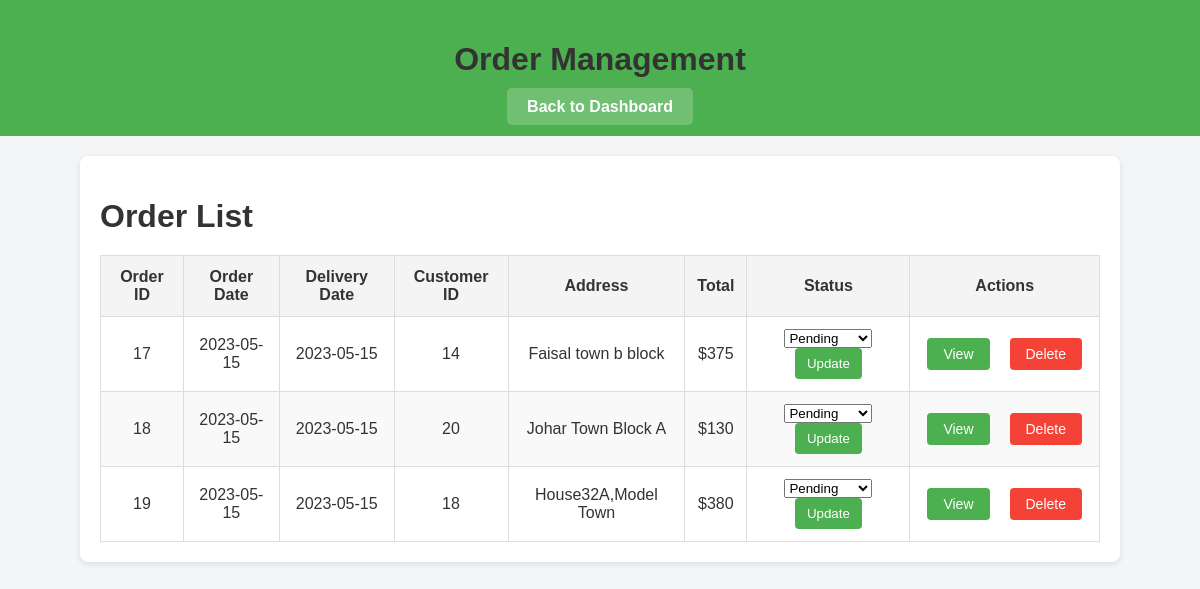
The page /website/order_management.php (signed in) on the database its author committed.
### tables this page shows
CREATE TABLE `orders` (
  `oid` int(11) NOT NULL,
  `dateod` date NOT NULL,
  `datedel` date DEFAULT NULL,
  `aid` int(11) NOT NULL,
  `address` varchar(255) NOT NULL,
  `city` varchar(50) NOT NULL,
  `country` varchar(100) NOT NULL,
  `account` char(16) DEFAULT NULL,
  `total` int(11) NOT NULL
);

### website/order_management.php (the view, shortened to what this page needs)
<?php
include("include/connect.php");
$result = mysqli_query($con, "SELECT oid, dateod, datedel, aid, address, total, status FROM orders");
?>
<!DOCTYPE html>
<html lang="en">
<head>
</head>
<body>
    <header>
        <h1>Order Management</h1>
        <div class="nav">
            <a href="dashboard.php">Back to Dashboard</a>
        </div>
    </header>
    <main>
        <h1>Order List</h1>
        <table>
            <thead>
                <tr>
                    <th>Order ID</th>
                    <th>Order Date</th>
                    <th>Delivery Date</th>
                    <th>Customer ID</th>
                    <th>Address</th>
                    <th>Total</th>
                    <th>Status</th>
                    <th>Actions</th>
                </tr>
            </thead>
            <tbody>
                <?php
                if (mysqli_num_rows($result) > 0) {
                    while ($row = mysqli_fetch_assoc($result)) {
                        $delivery_date = $row['datedel'] ?: 'Pending';
                        echo "<tr>
                            <td>{$row['oid']}</td>
                            <td>{$row['dateod']}</td>
                            <td>{$delivery_date}</td>
                            <td>{$row['aid']}</td>
                            <td>{$row['address']}</td>
                            <td>\${$row['total']}</td>
                            <td>
                                <form method='post' action='update_order_status.php'>
                                    <input type='hidden' name='order_id' value='{$row['oid']}'>
                                    <select name='status'>
                                        <option value='Pending' " . ($row['status'] == 'Pending' ? 'selected' : '') . ">Pending</option>
                                        <option value='Processing' " . ($row['status'] == 'Processing' ? 'selected' : '') . ">Processing</option>
                                        <option value='Shipped' " . ($row['status'] == 'Shipped' ? 'selected' : '') . ">Shipped</option>
                                        <option value='Delivered' " . ($row['status'] == 'Delivered' ? 'selected' : '') . ">Delivered</option>
                                    </select>
                                    <button type='submit' class='admin-btn'>Update</button>
                                </form>
                            </td>
                            <td>
                                <div class='action-buttons'>
                                    <a href='view_order.php?id={$row['oid']}' class='btn btn-view'>View</a>
                                      <a href='order_management.php?delete_id={$row['oid']}' class='btn btn-delete' onclick='return confirm(\"Are you sure you want to delete this order?\")'>Delete</a>
                                </div>
                            </td>
                        </tr>";
                    }
                } else {
                    echo "<tr><td colspan='8'>No orders found.</td></tr>";
                }
                ?>
            </tbody>
        </table>
    </main>
</body>
</html>

### website/order_management.php (style rules this page uses)
body { font-family: Arial, sans-serif; margin: 0; padding: 0; background-color: #f4f5f7; color: #333; }
header { background-color: #4CAF50; color: white; padding: 20px; text-align: center; }
header .nav { margin-top: 10px; }
header .nav a { text-decoration: none; color: white; padding: 10px 20px; background: rgba(255, 255, 255, 0.2); border-radius: 5px; font-weight: bold; margin: 0 5px; }
main { max-width: 1000px; margin: 20px auto; background: white; padding: 20px; border-radius: 8px; box-shadow: 0 2px 6px rgba(0, 0, 0, 0.1); }
h1 { margin-bottom: 20px; color: #333; }
table { width: 100%; border-collapse: collapse; margin-top: 20px; }
table, th, td { border: 1px solid #ddd; }
th, td { padding: 12px; text-align: center; }
th { background-color: #f4f4f4; }
tr:nth-child(even) { background-color: #f9f9f9; }
.btn { padding: 8px 16px; font-size: 14px; text-decoration: none; border-radius: 4px; display: inline-block; margin: 0 5px; }
.btn-view { background-color: #4CAF50; color: white; }
.btn-delete { background-color: #f44336; color: white; }
.action-buttons { display: flex; justify-content: center; gap: 10px; }
.admin-btn { padding: 8px 12px; background-color: #4CAF50; color: white; border: none; border-radius: 4px; cursor: pointer; }

### rows shown on the page
orders: oid "17", dateod "2023-05-15", datedel "2023-05-15", aid "14", address "Faisal town b block", total "375", status "Pending"
orders: oid "18", dateod "2023-05-15", datedel "2023-05-15", aid "20", address "Johar Town Block A", total "130", status "Pending"
orders: oid "19", dateod "2023-05-15", datedel "2023-05-15", aid "18", address "House32A,Model Town", total "380", status "Pending"
